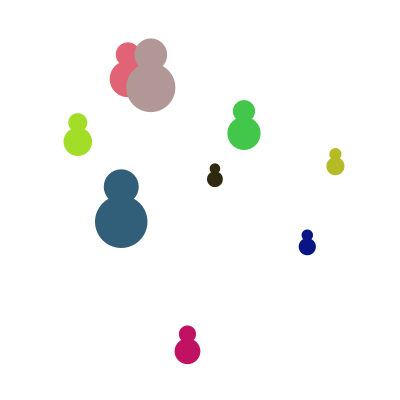
Frame 1 (no input)
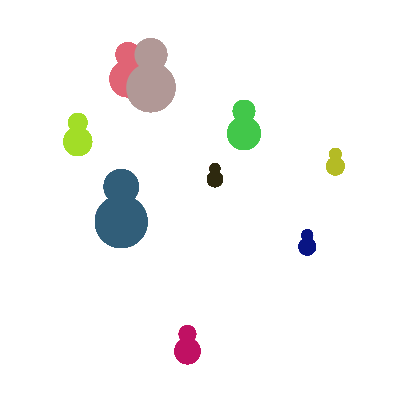
Frame 60 (the mouse pressed at the canvas centre just before this capture)
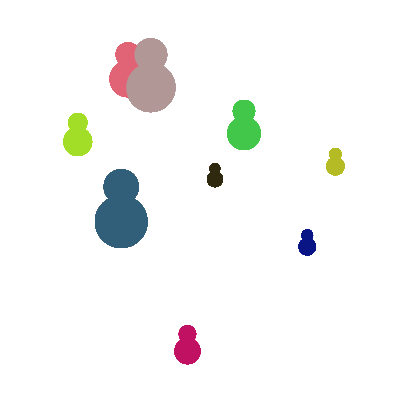
Frame 120 (the mouse held since frame 60 and released just before this capture)

The Processing sketch that drew these frames (run headless with seeded random() and noise(); from frame 60 on, the mouse is pressed at the canvas centre):

// Processing sketch: processing_91427
// ── processing_91427.pde

// Homework 9, 02-26-13
// Xinran Lu, xinranl@andrew.cmu.edu
// Copyright Xinran Lu Febuary 2013 Pittsburgh PA 15232

float [ ] xList = {random(50, 350), 
                random(50, 350),
                random(50, 350),
                random(50, 350),
                random(50, 350),
                random(50, 350),
                random(50, 350),
                random(50, 350),
                random(50, 350),
                random(50, 350) };
float [ ] yList = {random(50, 350), 
                random(50, 350),
                random(50, 350),
                random(50, 350),
                random(50, 350),
                random(50, 350),
                random(50, 350),
                random(50, 350),
                random(50, 350),
                random(50, 350) };
float [ ] sizeList = {random(10, 40),
                    random(10, 40),
                    random(10, 40),
                    random(10, 40),
                    random(10, 40),
                    random(10, 40),
                    random(10, 40),
                    random(10, 40),
                    random(10, 40),
                    random(10, 40) };
int [ ] colList = {color(random(255), random(255), random(255)),
                   color(random(255), random(255), random(255)), 
                   color(random(255), random(255), random(255)), 
                   color(random(255), random(255), random(255)), 
                   color(random(255), random(255), random(255)), 
                   color(random(255), random(255), random(255)), 
                   color(random(255), random(255), random(255)), 
                   color(random(255), random(255), random(255)), 
                   color(random(255), random(255), random(255)), 
                   color(random(255), random(255), random(255)) };
                   
void setup()
{
  size(400, 400);  
  background(255);
  smooth();
}

void draw()
{
  drawFigure();
}

void drawFigure()
{
  for(int i = 0; i < xList.length; i++)
  {
    noStroke();
    fill(colList[i]);
    ellipse(xList[i], yList[i], sizeList[i], sizeList[i]);
    ellipse(xList[i], yList[i]+sizeList[i], sizeList[i]*1.5, sizeList[i]*1.5);
  }
}
